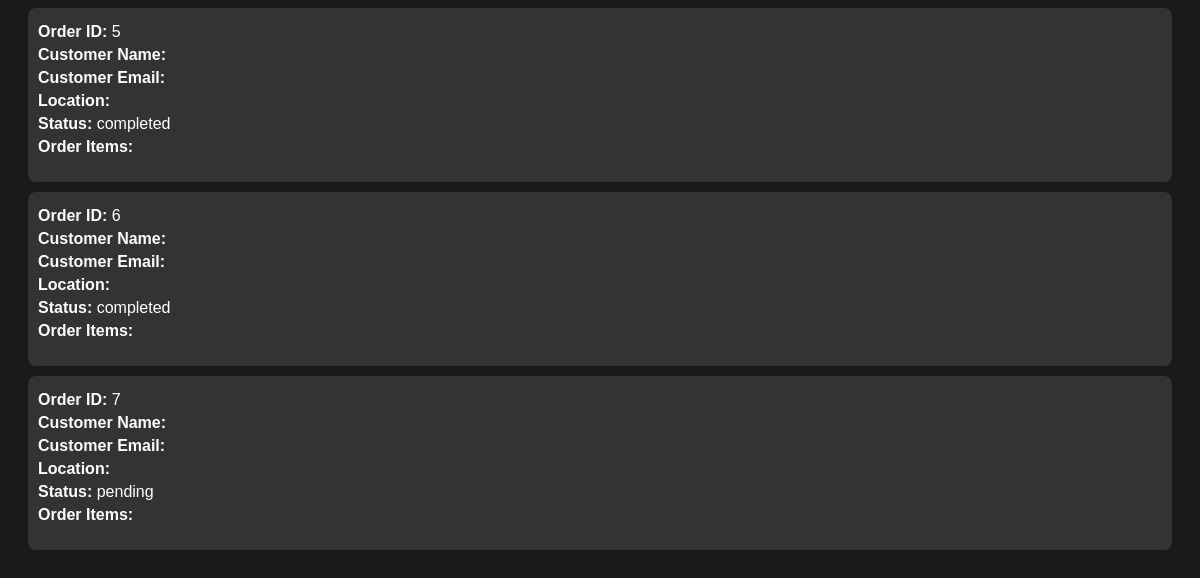
/api/htm/orders/ (lower part), run on an earlier commit of the app's database.
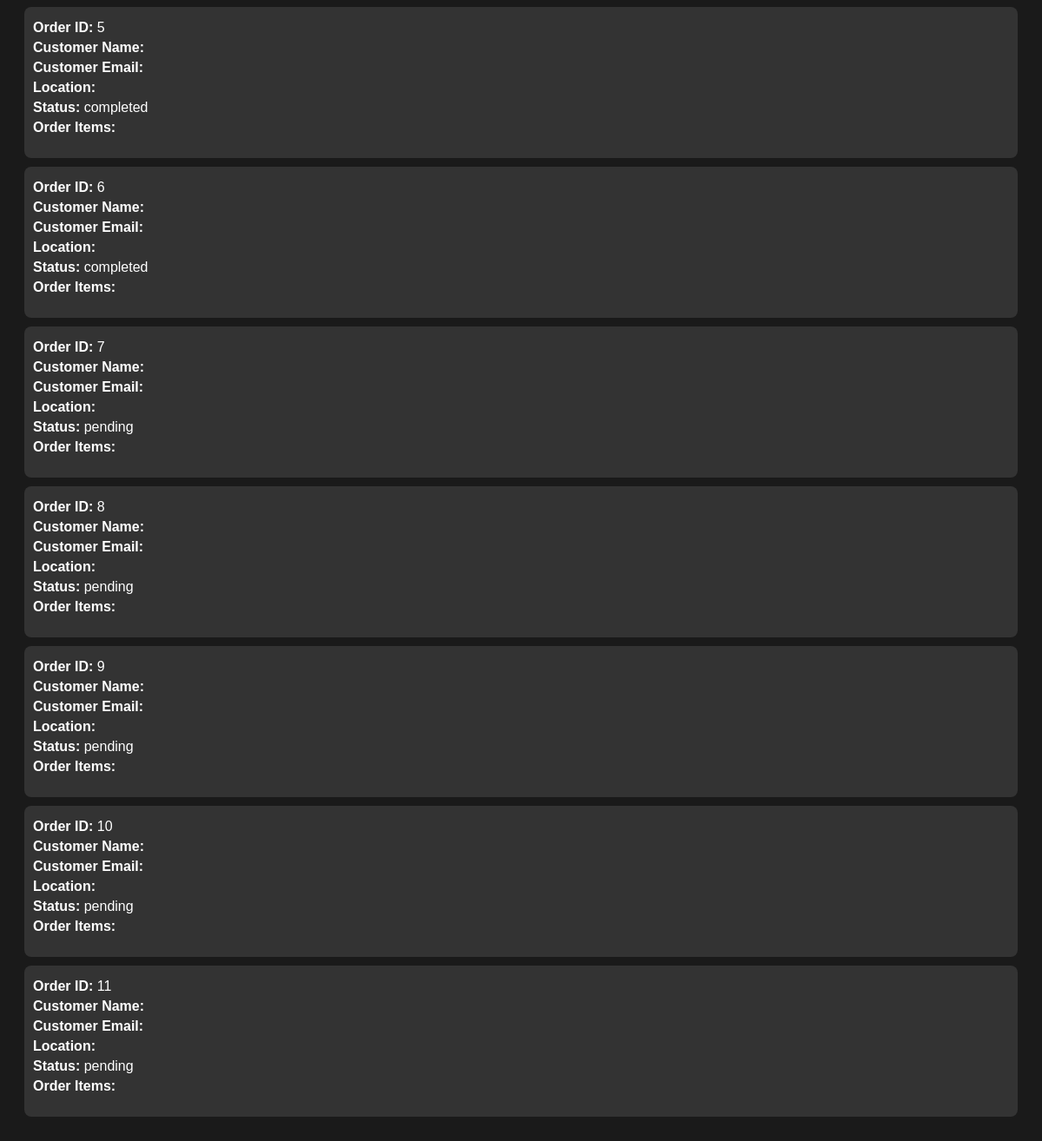
And on a later commit of the database.
### store/models.py (models this page shows, shortened)
class Order(models.Model):
    STATUS_CHOICES = [
        ('pending', 'Pending'),
        ('completed', 'Completed'),
        ('failed', 'Failed'),
    ]
    id = models.AutoField(primary_key=True)
    amount = models.DecimalField(max_digits=10, decimal_places=2)
    phone_number = models.CharField(max_length=15)
    status = models.CharField(max_length=10, choices=STATUS_CHOICES, default='pending')
    transaction_id = models.CharField(max_length=100, blank=True, null=True)
    payment_time = models.DateTimeField(blank=True, null=True)
    created_at = models.DateTimeField(auto_now_add=True)
    updated_at = models.DateTimeField(auto_now=True)

### store/views.py (the view)
# urls.py: path('htm/orders/',orders,name='orders')
def orders(request):
    orders = Order.objects.all()
    return render(request, 'orders.html', {"orders": orders})

### store/templates/orders.html (shortened to what this page needs)
<!DOCTYPE html>
<html lang="en">
<head>
</head>
<body>
    <div id="orders-list">
        {% if orders %}
            {% for order in orders %}
                <div class="order-item">
                    <p><strong>Order ID:</strong> {{ order.id }}</p>
                    <p><strong>Customer Name:</strong> {{ order.customer_name }}</p>
                    <p><strong>Customer Email:</strong> {{ order.customer_email }}</p>
                    <p><strong>Location:</strong> {{ order.location_details }}</p>
                    <p><strong>Status:</strong> {{ order.status }}</p>
                    <p><strong>Order Items:</strong></p>
                </div>
            {% endfor %}
        {% else %}
            <p>No orders found.</p>
        {% endif %}
    </div>
</body>
</html>

What changed in the data, as far as the page shows it:
added Order: id "8", status "pending"
added Order: id "9", status "pending"
added Order: id "10", status "pending"
added Order: id "11", status "pending"
